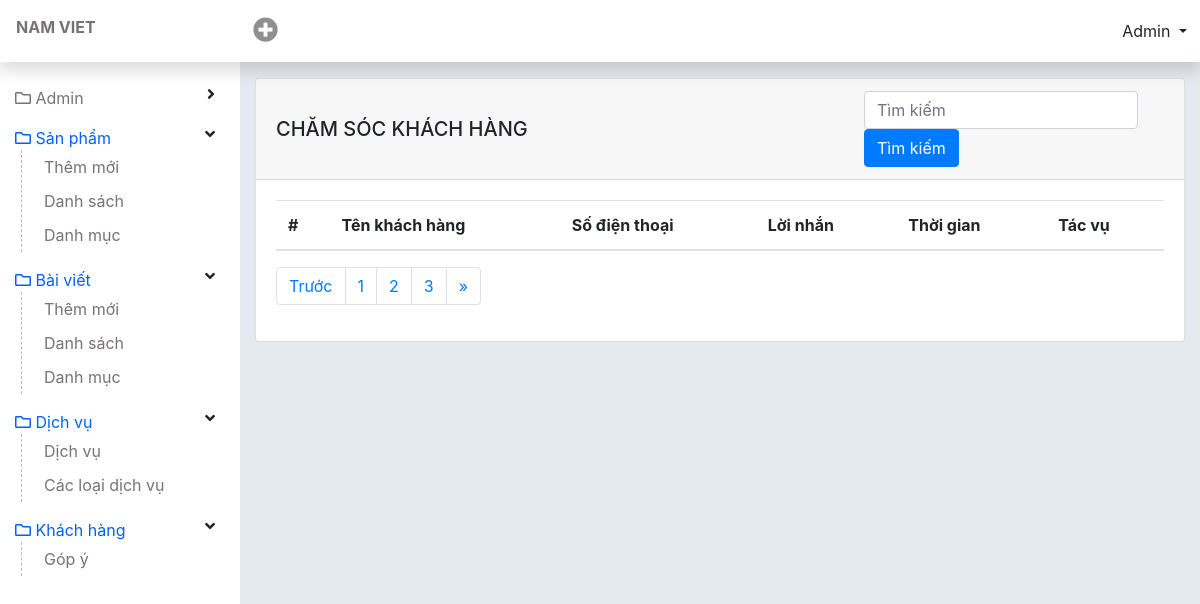
The app's page /admin/list-contact.php (signed in), older data.
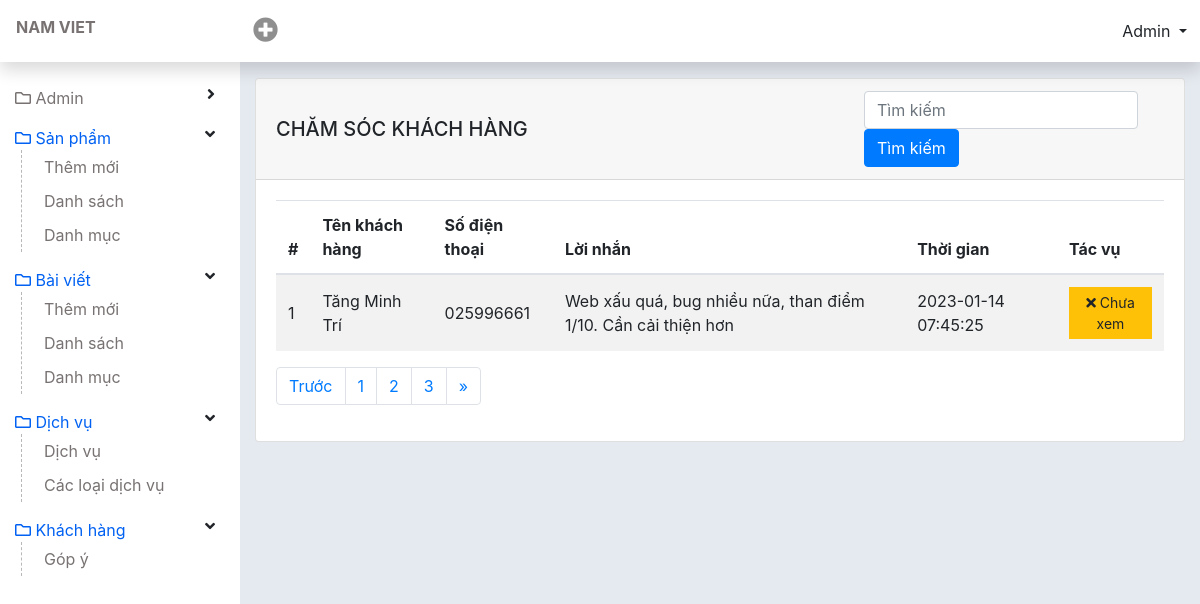
The same page, newer data.
### tables this page shows
CREATE TABLE `tbl_contact` (
  `id` int(11) NOT NULL,
  `name` varchar(255) NOT NULL,
  `phone` varchar(11) NOT NULL,
  `message` text NOT NULL,
  `times` timestamp NOT NULL DEFAULT current_timestamp() ON UPDATE current_timestamp(),
  `status` int(11) NOT NULL DEFAULT 0
);

### lib/database.php (called while the page is built, shortened)
<?php
class Database{
  public $host   = DB_HOST;
  public $user   = DB_USER;
  public $pass   = DB_PASS;
  public $dbname = DB_NAME;
  public $link;
private function connectDB(){
  $this -> link = new mysqli($this->host, $this->user, $this->pass, $this->dbname);
    mysqli_set_charset($this->link, 'UTF8');
}
public function select($query){
  $result = $this->link->query($query) or
  die($this->link->error.__LINE__);
  if($result->num_rows > 0){
    return $result;
  } else {
    return false;
  }
}
}
?>

### classes/contact.php (called while the page is built, shortened)
<?php
    $filepath = realpath(dirname(__FILE__));
    include_once ($filepath. '/../lib/database.php');
?>
<?php
    class contact {
        private $db;
        public function __construct() {
            $this->db = new Database();
        }
        public function show_contact(){
            $query = "SELECT * FROM tbl_contact ORDER BY id DESC";
            $result = $this->db->select($query);
            return $result;
        }
    }
?>

### admin/list-contact.php (the view, shortened to what this page needs)
<?php include 'inc/header.php';?>
<?php include '../classes/category.php';?>
<?php include '../classes/contact.php';?>
<?php
  $ct = new contact();
  $ctlist = $ct -> show_contact();
?>
<div id="wp-content">
  <div id="content" class="container-fluid">
    <div class="card">
      <div class="card-header font-weight-bold d-flex justify-content-between align-items-center">
        <h5 class="m-0 ">Chăm sóc khách hàng</h5>
        <div class="form-search form-inline">
          <form action="#">
            <input type="" class="form-control form-search" placeholder="Tìm kiếm">
            <input type="submit" name="btn-search" value="Tìm kiếm" class="btn btn-primary">
          </form>
        </div>
      </div>
      <div class="card-body">
        <table class="table table-striped table-checkall">
          <thead>
            <tr>
              <th scope="col">#</th>
              <th scope="col">Tên khách hàng</th>
              <th scope="col">Số điện thoại</th>
              <th scope="col">Lời nhắn</th>
              <th scope="col">Thời gian</th>
              <th scope="col">Tác vụ</th>
            </tr>
          </thead>
          <tbody>
            <?php
                if($ctlist) {
                  $i=0;
                  while($resule = $ctlist -> fetch_assoc()){
                    $i++;
              ?>
            <tr class="">
              <td><?php echo $i ?></td>
              <td><?php echo $resule['name'] ?></td>
              <td><?php echo $resule['phone'] ?></td>
              <td><?php echo $resule['message'] ?></td>
              <td><?php echo $resule['times'] ?></td>
              <td>
                <?php
                $status = $resule['status'];
                if ($status == 0) {
                ?>
                <a href="?checkid=<?php echo $resule['id'] ?>&time=<?php echo $resule['times'] ?>"
                  class="btn btn-warning btn-sm rounded-0 text-black" type="button" data-toggle="tooltip"
                  onclick="return confirm('Đã xem')" data-placement="top"><i class="fas fa-times"></i></i>
                  Chưa xem</a>
                <?php } ?>
              </td>
            </tr>
            <?php } } ?>
          </tbody>
        </table>
        <nav aria-label="Page navigation example">
          <ul class="pagination">
            <li class="page-item">
              <a class="page-link" href="#" aria-label="Previous">
                <span aria-hidden="true">Trước</span>
              </a>
            </li>
            <li class="page-item"><a class="page-link" href="#">1</a></li>
            <li class="page-item"><a class="page-link" href="#">2</a></li>
            <li class="page-item"><a class="page-link" href="#">3</a></li>
            <li class="page-item">
              <a class="page-link" href="#" aria-label="Next">
                <span aria-hidden="true">&raquo;</span>
              </a>
            </li>
          </ul>
        </nav>
      </div>
    </div>
  </div>
</div>
<?php include 'inc/footer.php';?>

Row changes from the older to the newer data that the page shows:
added tbl_contact: name "Tăng Minh Trí", phone "025996661", message "Web xấu quá, bug nhiều nữa, than điểm 1/10. Cần cải thiện hơn", times "2023-01-14 07:45:25"
